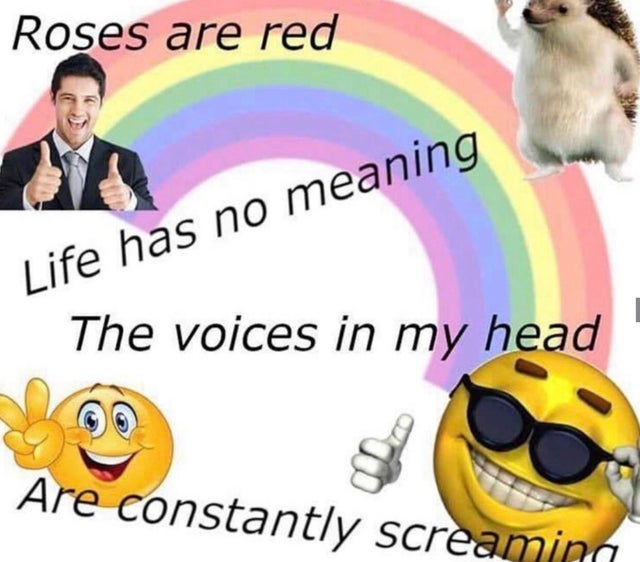
#> input picture tests/fixtures/test2.jpg, 640 x 562 px
$ python -i ascii_generator.py   (imports and definitions only)   (older library calls are emulated)
#> lines starting #> are read from the running program, lines starting #| are printed output that depends on the picture
#> further down, picture is the input picture: PIL image 640x562 RGB; mean R, G, B 212.8, 199.3, 187
### ascii_image.py
import os

class AsciiImage:
    def __init__(self, characters):
        self.characters = characters

    def display(self, line_width=2):
        print(self.as_text(line_width))

    # [13 lines left out: functions as_text, _display_value, not called in this run]

### ascii_generator.py
from PIL import Image
from ascii_image import AsciiImage


class AsciiGenerator:
    def __init__(self, translation_chars=" .:-=+*#%@"):
        self.translation_chars = translation_chars

    def pallette_display(self):
        for color in range(256):
            display = self._pallette_value(color)
            print(f"{color} => {display}")

    def generate(self, image, max_dimension=100):
#> called with max_dimension = 100
        gray_image = image.convert('L')
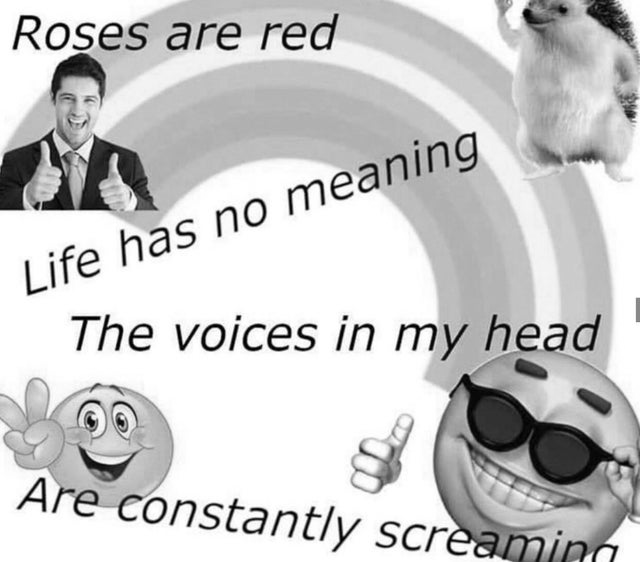
#> gray_image: PIL image 640x562 L; min 0, max 255, mean 201.9
        gray_image = AsciiGenerator._scale_image(gray_image, max_dimension)

        ascii_image = []
        for y in range(gray_image.height):
            ascii_image.append([])
            for x in range(gray_image.width):
                color = gray_image.getpixel((x, y))
                ascii_image[-1].append(self._pallette_value(color))
        return AsciiImage(ascii_image)

    def _pallette_value(self, color):
        translation_factor = 256/len(self.translation_chars)
        return self.translation_chars[int(color / translation_factor)]

    def _scale_image(image, max_dimension):
#> called with max_dimension = 100
        image_dimension = 0
        if image.height > image.width:
            image_dimension = image.height
        else:
            image_dimension = image.width
#> image_dimension = 640

        new_height = int((image.height / image_dimension) * max_dimension)
#> new_height = 87
        new_width = int((image.width / image_dimension) * max_dimension)
#> new_width = 100

        return image.resize((new_width, new_height), Image.ANTIALIAS)
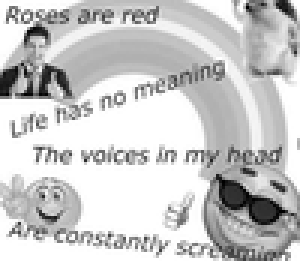
#> returned value: PIL image 100x87 L (shown 3 times larger); min 0, max 255, mean 201.4

>>> from PIL import Image
>>> picture = Image.open('tests/fixtures/test2.jpg')
>>> result = AsciiGenerator().generate(picture)
